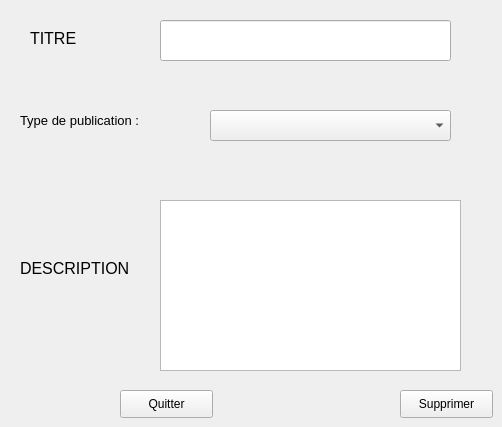
        <widget class="QWidget" name="tab_13">
         <attribute name="title">
          <string>Supprimer publication</string>
         </attribute>
         <widget class="QLabel" name="label_38">
          <property name="geometry">
           <rect>
            <x>30</x>
            <y>30</y>
            <width>71</width>
            <height>16</height>
           </rect>
          </property>
          <property name="font">
           <font>
            <pointsize>12</pointsize>
           </font>
          </property>
          <property name="text">
           <string>TITRE</string>
          </property>
         </widget>
         <widget class="QLineEdit" name="lineEdit_15">
          <property name="geometry">
           <rect>
            <x>160</x>
            <y>20</y>
            <width>291</width>
            <height>41</height>
           </rect>
          </property>
         </widget>
         <widget class="QLabel" name="label_39">
          <property name="geometry">
           <rect>
            <x>20</x>
            <y>110</y>
            <width>171</width>
            <height>21</height>
           </rect>
          </property>
          <property name="font">
           <font>
            <pointsize>10</pointsize>
           </font>
          </property>
          <property name="text">
           <string>Type de publication :</string>
          </property>
         </widget>
         <widget class="QComboBox" name="comboBox_6">
          <property name="geometry">
           <rect>
            <x>210</x>
            <y>110</y>
            <width>241</width>
            <height>31</height>
           </rect>
          </property>
          <item>
           <property name="text">
            <string/>
           </property>
          </item>
          <item>
           <property name="text">
            <string>CV</string>
           </property>
          </item>
          <item>
           <property name="text">
            <string>Stage</string>
           </property>
          </item>
          <item>
           <property name="text">
            <string>Formation</string>
           </property>
          </item>
          <item>
           <property name="text">
            <string>Emploi</string>
           </property>
          </item>
         </widget>
         <widget class="QLabel" name="label_40">
          <property name="geometry">
           <rect>
            <x>20</x>
            <y>260</y>
            <width>131</width>
            <height>16</height>
           </rect>
          </property>
          <property name="font">
           <font>
            <pointsize>12</pointsize>
           </font>
          </property>
          <property name="text">
           <string>DESCRIPTION</string>
          </property>
         </widget>
         <widget class="QTextEdit" name="textEdit_9">
          <property name="geometry">
           <rect>
            <x>160</x>
            <y>200</y>
            <width>301</width>
            <height>171</height>
           </rect>
          </property>
         </widget>
         <widget class="QPushButton" name="pushButton_18">
          <property name="geometry">
           <rect>
            <x>400</x>
            <y>390</y>
            <width>93</width>
            <height>28</height>
           </rect>
          </property>
          <property name="text">
           <string>Supprimer</string>
          </property>
         </widget>
         <widget class="QPushButton" name="pushButton_19">
          <property name="geometry">
           <rect>
            <x>120</x>
            <y>390</y>
            <width>93</width>
            <height>28</height>
           </rect>
          </property>
          <property name="text">
           <string>Quitter</string>
          </property>
         </widget>
        </widget>
